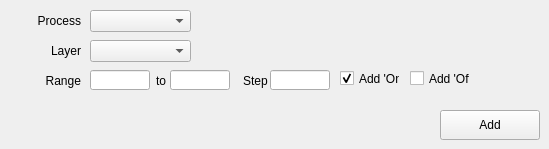
    <widget class="QWidget" name="tab_4">
     <attribute name="title">
      <string>Layer Damage</string>
     </attribute>
     <widget class="QLineEdit" name="layerDamageSDTo_LineEdit">
      <property name="geometry">
       <rect>
        <x>170</x>
        <y>70</y>
        <width>60</width>
        <height>20</height>
       </rect>
      </property>
      <property name="alignment">
       <set>Qt::AlignRight|Qt::AlignTrailing|Qt::AlignVCenter</set>
      </property>
     </widget>
     <widget class="QPushButton" name="layerDamageSDAdd_Button">
      <property name="geometry">
       <rect>
        <x>440</x>
        <y>110</y>
        <width>100</width>
        <height>30</height>
       </rect>
      </property>
      <property name="text">
       <string>Add</string>
      </property>
     </widget>
     <widget class="QLineEdit" name="layerDamageSDFrom_LineEdit">
      <property name="geometry">
       <rect>
        <x>90</x>
        <y>70</y>
        <width>60</width>
        <height>20</height>
       </rect>
      </property>
      <property name="alignment">
       <set>Qt::AlignRight|Qt::AlignTrailing|Qt::AlignVCenter</set>
      </property>
     </widget>
     <widget class="QLabel" name="label_11">
      <property name="geometry">
       <rect>
        <x>153</x>
        <y>70</y>
        <width>16</width>
        <height>21</height>
       </rect>
      </property>
      <property name="text">
       <string>to</string>
      </property>
      <property name="alignment">
       <set>Qt::AlignCenter</set>
      </property>
     </widget>
     <widget class="QComboBox" name="layerDamageSDProcess_ComboBox">
      <property name="geometry">
       <rect>
        <x>90</x>
        <y>10</y>
        <width>101</width>
        <height>22</height>
       </rect>
      </property>
     </widget>
     <widget class="QCheckBox" name="layerDamageSDOn_CheckBox">
      <property name="geometry">
       <rect>
        <x>340</x>
        <y>70</y>
        <width>60</width>
        <height>17</height>
       </rect>
      </property>
      <property name="text">
       <string>Add 'On'</string>
      </property>
      <property name="checked">
       <bool>true</bool>
      </property>
     </widget>
     <widget class="QLineEdit" name="layerDamageSDStep_LineEdit">
      <property name="geometry">
       <rect>
        <x>270</x>
        <y>70</y>
        <width>60</width>
        <height>20</height>
       </rect>
      </property>
      <property name="alignment">
       <set>Qt::AlignRight|Qt::AlignTrailing|Qt::AlignVCenter</set>
      </property>
     </widget>
     <widget class="QLabel" name="label_12">
      <property name="geometry">
       <rect>
        <x>240</x>
        <y>70</y>
        <width>31</width>
        <height>21</height>
       </rect>
      </property>
      <property name="text">
       <string>Step</string>
      </property>
      <property name="alignment">
       <set>Qt::AlignCenter</set>
      </property>
     </widget>
     <widget class="QCheckBox" name="layerDamageSDOff_CheckBox">
      <property name="geometry">
       <rect>
        <x>410</x>
        <y>70</y>
        <width>60</width>
        <height>17</height>
       </rect>
      </property>
      <property name="text">
       <string>Add 'Off'</string>
      </property>
     </widget>
     <widget class="QComboBox" name="layerDamageSDLayer_ComboBox">
      <property name="geometry">
       <rect>
        <x>90</x>
        <y>40</y>
        <width>101</width>
        <height>22</height>
       </rect>
      </property>
     </widget>
     <widget class="QLabel" name="layerSize_Label_5">
      <property name="geometry">
       <rect>
        <x>10</x>
        <y>70</y>
        <width>71</width>
        <height>21</height>
       </rect>
      </property>
      <property name="text">
       <string>Range</string>
      </property>
      <property name="alignment">
       <set>Qt::AlignRight|Qt::AlignTrailing|Qt::AlignVCenter</set>
      </property>
     </widget>
     <widget class="QLabel" name="layerSize_Label_6">
      <property name="geometry">
       <rect>
        <x>10</x>
        <y>40</y>
        <width>71</width>
        <height>21</height>
       </rect>
      </property>
      <property name="text">
       <string>Layer</string>
      </property>
      <property name="alignment">
       <set>Qt::AlignRight|Qt::AlignTrailing|Qt::AlignVCenter</set>
      </property>
     </widget>
     <widget class="QLabel" name="layerSize_Label_10">
      <property name="geometry">
       <rect>
        <x>10</x>
        <y>10</y>
        <width>71</width>
        <height>21</height>
       </rect>
      </property>
      <property name="text">
       <string>Process</string>
      </property>
      <property name="alignment">
       <set>Qt::AlignRight|Qt::AlignTrailing|Qt::AlignVCenter</set>
      </property>
     </widget>
    </widget>
